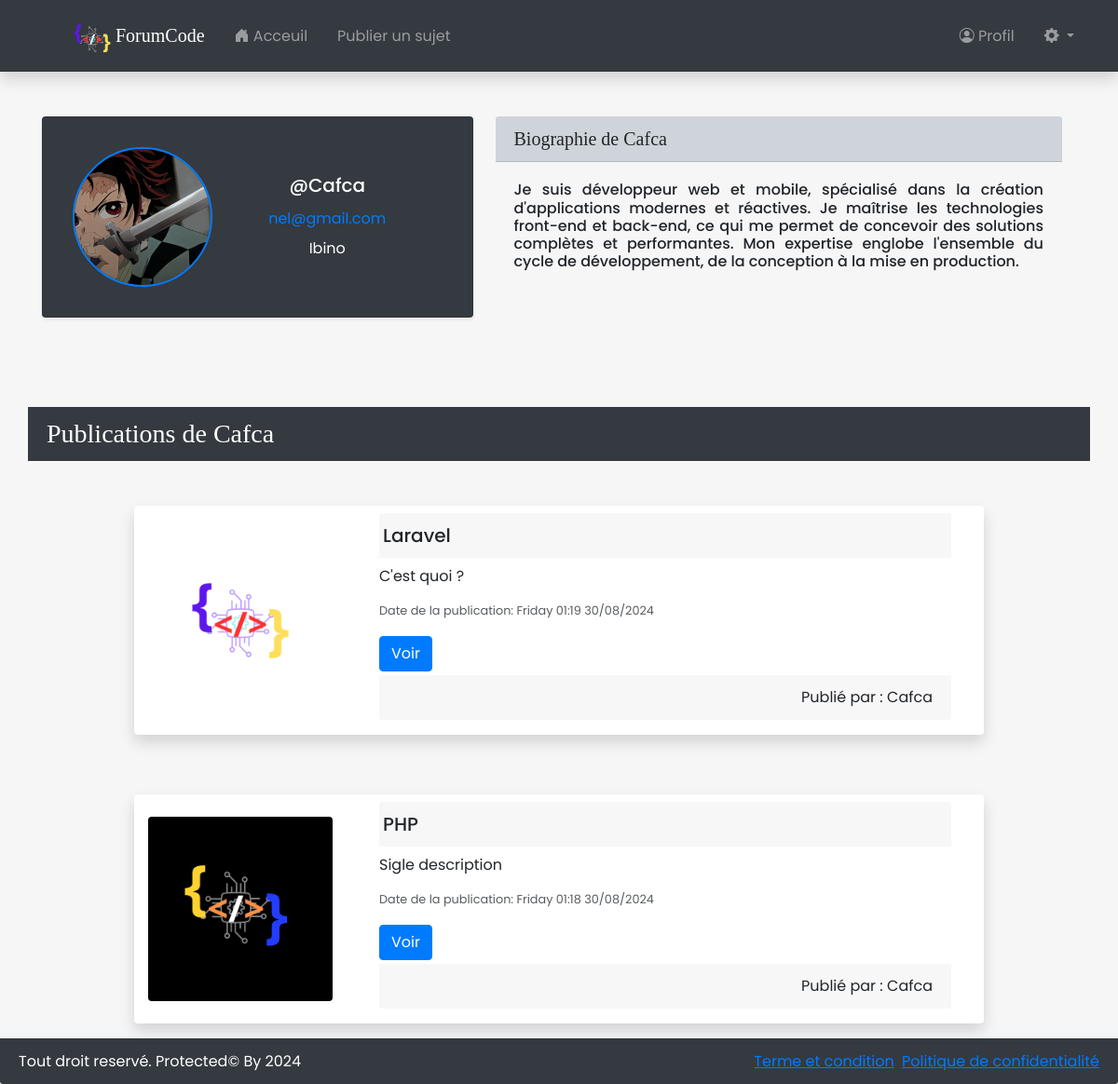
/profile.php?id=44 (signed in), run on the app's committed database.
### tables this page shows
CREATE TABLE `image` (
  `id` int(11) NOT NULL,
  `user_id` int(11) NOT NULL,
  `libelle` varchar(1000) NOT NULL
);

CREATE TABLE `users` (
  `id` int(50) NOT NULL,
  `pseudo` varchar(80) NOT NULL,
  `prenom` text NOT NULL,
  `email` varchar(70) NOT NULL,
  `mdp` varchar(50) NOT NULL
);

CREATE TABLE `questions` (
  `id` int(50) NOT NULL,
  `titre` text NOT NULL,
  `description` text NOT NULL,
  `contenu` text NOT NULL,
  `id_autheur` int(11) NOT NULL,
  `pseudo_auteur` varchar(80) NOT NULL,
  `date_publication` text NOT NULL
);

### actions/users/showUserProfileaction.php (called while the page is built)
<?php
 require('actions/database.php');
  if (isset($_GET['id']) && !empty($_GET['id'])){
    $idUsers = $_GET['id'];
    $checkUsersExists = $base->prepare("SELECT pseudo, prenom, email, libelle FROM users,image WHERE image.user_id = ? AND users.id = ?;");
    $checkUsersExists->execute(array($idUsers,$idUsers));
    if ($checkUsersExists->rowCount() > 0){
      $usersInfos = $checkUsersExists->fetch();
      $user_pseudo = $usersInfos['pseudo'];
      $user_name = $usersInfos['prenom'];
      $user_email = $usersInfos['email'];
      $user_image = $usersInfos['libelle'];
      $getQuestionuser = $base->prepare('SELECT * FROM questions WHERE id_autheur = ? ORDER BY id DESC');
      $getQuestionuser->execute(array($idUsers));
    }else{
    $errormsg="Aucun utilisateur n'est trouvé";
  }
  }
  else{
    $errormsg="Aucun utilisateur n'est trouvé";
  }

### profile.php (the view, shortened to what this page needs)
<?php
 require ('actions/users/showUserProfileaction.php');
 $images = [
    "./assets/img/card1.png",
    "./assets/img/card2.png",
    "./assets/img/card3.png"
];
?>
<!DOCTYPE html>
<html lang="en">
<?php
  include("includes/head.php");
?>
<body>
    <?php
  include("includes/navbar.php");
?>
    <?php
            if(isset($getQuestionuser)){
             ?>
    <div class="container mt-5 ">
        <div class="row d-flex justify-content-center">
            <div class="col-md-12 d-md-flex mb-5">
                <div class="card col-lg-5  col-md-6 card-profile shadow-sm bg-dark text-white">
                    <section class="d-lg-flex justify-content-center align-items-center">
                        <div class="position-relative">
                            <div id="profilePic" class="profile-icon">
                                <img src="actions/users/images/<?=$user_image?>" alt="">
                            </div>
                        </div>
                        <div class="card-body text-lg-start text-center">
                            <h5 class="card-title">@<?= $user_pseudo ?></h5>
                            <a href="mailto:<?= $user_email ?>">
                                <p class="card-text mb-2"><?= $user_email ?></p>
                            </a>
                            <p class="card-text"><?= $user_name ?></p>
                        </div>
                    </section>
                </div>
                <div class="pl-md-4 col-md-6 col-lg-7 pt-md-0 pt-2">
                    <h1 class="h5 card-header bg-dark-subtle">Biographie de <?= $user_pseudo?></h1>
                    <h6 style="text-align: justify;" class="card-body">Je suis développeur web et mobile, spécialisé
                        dans la création d'applications modernes et réactives. Je maîtrise les technologies front-end et
                        back-end, ce qui me permet de concevoir des solutions complètes et performantes. Mon expertise
                        englobe l'ensemble du cycle de développement, de la conception à la mise en production.
                    </h6>
                </div>
            </div>
            <h1 class="card-header h3 border-0 mt-5 bg-dark text-white ">Publications de <?= $user_pseudo?></h1>
<br><br>
            <?php
$index = 0;
while ($question = $getQuestionuser->fetch()) {
    $imageSrc = $images[$index % count($images)];
    ?>
            <div id="taille" class="mt-5 container card mb-3 border-0 shadow " style="max-width: 80%; ">
                <div class="row g-0">
                    <div id="s" class=" col-md-3 d-flex justify-content-center align-items-center container "
                        style="width: 100%;">
                        <img src="<?= $imageSrc ?>" class="img-fluid rounded" alt="Image error Uploading">
                    </div>
                    <div class="col-md-9">
                        <div class="py-0 card-body">
                            <h5 class="card-header border-0 my-2 pl-1 text-align-justify">
                                <?= $question['titre'] ?>
                            </h5>
                            <p class="card-title text-align-justify">
                                <?= str_replace('<br />','',$question['description']);
                $question['description'] ?>
                            </p>
                            <p class="card-text"><small class="text-body-secondary">Date de la publication:
                                    <?= ($question['date_publication']) ?></small></p>
                            <a href="article.php?id=<?=$question['id'];?>" class="btn btn-primary ">Voir</a>
                            <p class="text-end mt-1 card-footer border-0">Publié par :
                                <?= ($question['pseudo_auteur']) ?></p>
                        </div>
                    </div>
                </div>
            </div>
            <br>
            <?php
    $index++;
}
?>
        </div>
    </div>
    <?php
            }
        ?>
    <?php include 'includes/footer.php';?>
</body>
</html>

### includes/head.php (shortened to what this page needs)
<head>
    <link rel="stylesheet" href="assets/style.css">
    <link href="https://cdn.jsdelivr.net/npm/bootstrap@5.3.3/dist/css/bootstrap.min.css" rel="stylesheet"
>
    <link href="https://stackpath.bootstrapcdn.com/bootstrap/4.5.2/css/bootstrap.min.css" rel="stylesheet">
    <link rel="stylesheet" href="https://cdn.jsdelivr.net/npm/bootstrap-icons@1.11.3/font/bootstrap-icons.min.css">
    <link href="https://fonts.cdnfonts.com/css/baloo-thambi" rel="stylesheet">
</head>

### includes/navbar.php (shortened to what this page needs)
<nav class="navbar navbar-expand-lg navbar-dark bg-dark shadow">
    <div class="container-fluid">
       <h1 class="mb-1 "> <a href="index.php#" class="ml-lg-5 navbar-brand">
            <img src="assets/img/logo.png" alt="r.." style="width: 40px; height: auto;">
            ForumCode
        </a></h1>
        <div id="menu" class="collapse navbar-collapse">
            <ul class="navbar-nav ">
                <li class="nav-item mx-2"><a class="nav-link" href="index.php">
                        <i class="bi bi-house-door-fill"></i>
                        Acceuil</a></li>
                <?php
         if(isset($_SESSION['auth'])){
           ?>
                <li class="nav-item  mx-2"><a class="nav-link" href="publish-question.php">Publier un sujet</a></li>
            </ul>
            <ul class="navbar-nav ml-auto">
                <li class="nav-item mx-2"><a class="nav-link" href="profile.php?id=<?=$_SESSION['id']?>">
                        <i class="bi bi-person-circle"></i>
                        Profil</a></li>
                <li class="nav-item mx-2 dropdown">
                    <a class="nav-link dropdown-toggle" href="#" id="settingsDropdown" role="button"
                        data-bs-toggle="dropdown" aria-expanded="false">
                        <i class="bi bi-gear-fill"></i>
                    </a>
                </li>
            </ul>
            <?php
         }
        ?>
        </div>
    </div>
</nav>

### includes/footer.php
<footer>
<div class="container-fluid card-footer  text-white bg-dark d-sm-flex align-items-center justify-content-between ">
<p class="m-0">Tout droit reservé. Protected&copy By 2024 </p>
<p class="m-0 text-end"> <a class="me-1 text-primary text-decoration-underline" href="condition-terms.php">Terme et condition</a> <a href="privacy-policy.php" class="text-primary text-decoration-underline">Politique de confidentialité</a> </p>
</div>
</footer>

### includes/head.php (style rules this page uses)
body { background-color: #f6f6f6; font-family: 'Poppins', sans-serif !important; }
h1 { font-family: 'Baloo Thambi'; }
.card-profile { text-align: center; position: relative; padding: 2rem; }
.profile-icon { font-size: 5rem; color: #007bff; cursor: pointer; border-radius: 50%; border: 2px solid #007bff; display: block; margin: 0 auto; width: 150px; height: 150px; overflow: hidden; line-height: 120px; display: flex; justify-content: center; background-size: cover; background-position: center; }

### data on the page
image: libelle (picture), user.pseudo "Cafca", user.email "nel@gmail.com", user.prenom "Ibino"
questions: shows a picture, titre "Laravel", description "C'est quoi ?", date_publication "Friday 01:19 30/08/2024", pseudo_auteur "Cafca"
questions: shows a picture, titre "PHP", description "Sigle description", date_publication "Friday 01:18 30/08/2024", pseudo_auteur "Cafca"
